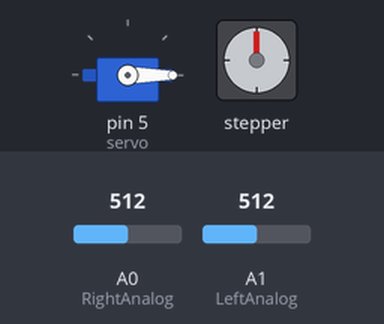
Recording of a sketch running on a simulated Arduino Uno, built with avr-gcc and run on an emulated ATmega328P. On the bench: servo, stepper motor. Inputs (shaded band) come from the test bench; at power-on: A0 (RightAnalog) = 512, A1 (LeftAnalog) = 512. Stepper angles assume 2048 steps per turn; what the sketch prints to the serial monitor is not drawn.

Above: at 3.73 s.
4.1 s: A0 (RightAnalog) set to 545
At 5.09 s:
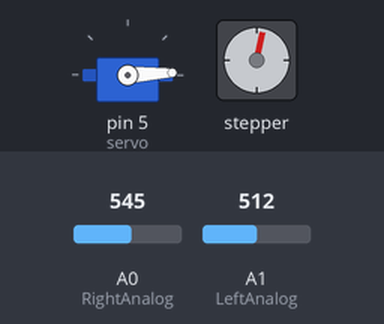
7.1 s: A1 (LeftAnalog) set to 306
10.1 s: A1 (LeftAnalog) set to 511
At 10.89 s:
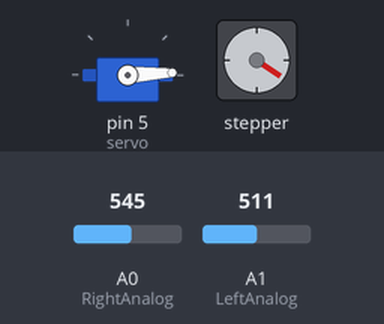
13.1 s: A0 (RightAnalog) set to 511
At 13.45 s:
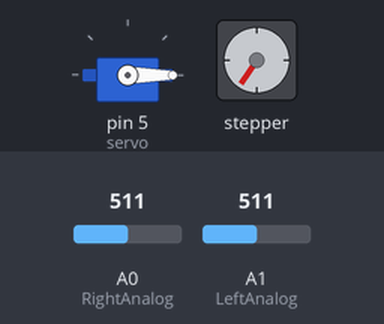
16.1 s: A1 (LeftAnalog) set to 477
At 16.79 s:
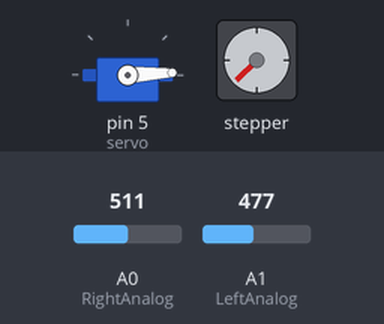
Timing chart, 0 to 23.1 s (numbered marks = the images above; inputs shaded):
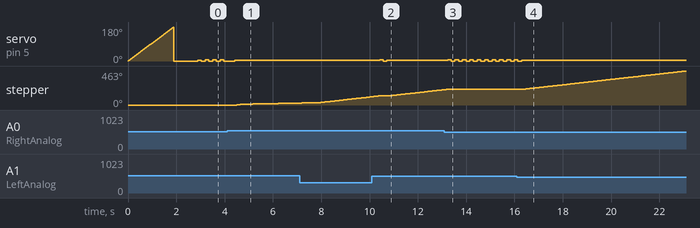

The sketch:

MEC830_Project1.ino
```cpp
#include <Stepper.h>
#include <Servo.h>
#include <PID_v1.h>

int RightAnalog = 0;
int LeftAnalog = 1;

const int stepsPerRevolution = 64;

Servo servo;

Stepper Step1(stepsPerRevolution, 8, 9, 10, 11);
Stepper Step2(stepsPerRevolution, 11, 10, 9, 8);

int ErrorBand = 20;
int i;
int MeasurementDelay=150;
int AltRange=3;
double LeftSensor;
double RightSensor;
double SensorAverage;
double Error;
double MaxValue=0;
int Max;
boolean Direction=false;

double Higher;
double Lower;
double Mid;

double Setpoint, Input, Output;
double Kp=1, Ki=2, Kd=1;
PID PID1(&Input, &Output, &Setpoint, Kp, Ki, Kd, REVERSE);

void setup() {
  Setpoint=0;
  servo.attach(5);
  PID1.SetMode(AUTOMATIC);
  Serial.begin(9600);
  InitialAltitude();
}

void loop() {

  Azimuth();
  Serial.println(" Azimuth");
  Altitude();
  Serial.println(" Altitude");
}

void Azimuth (){
  Serial.print(" 1");
  LeftSensor = analogRead(LeftAnalog);
  RightSensor = analogRead(RightAnalog);
  Error=LeftSensor-RightSensor;
  Input=Error;
  while (Error>ErrorBand||Error<-ErrorBand){
    LeftSensor = analogRead(LeftAnalog);
    RightSensor = analogRead(RightAnalog);
    Serial.print("LeftSensor: ");
    Serial.print(LeftSensor);
    Serial.print(" RightSensor: ");
    Serial.print(RightSensor);

    Error=LeftSensor-RightSensor;
    Input=Error;
    Serial.print(" Error: ");
    Serial.print(Error);

    if(Error < 0){
      Input=abs(Input);
      Direction=true;
    }else{
      Direction=false;
    }

    PID1.Compute();
    Serial.print(" Output: ");
    Serial.print(Output);

    if (Output<ErrorBand&&Output>-ErrorBand){
      break;
    }
    int motorSpeed = map(Output, 0, 255, 0, 200);

    if (Direction==false) {
      Step1.setSpeed(motorSpeed);
      Step1.step(-stepsPerRevolution);
    } else if (Direction==true){
      Step1.setSpeed(motorSpeed);
      Step1.step(stepsPerRevolution );
    }
  }
}

void InitialAltitude (){
  Serial.print(" 3");
  for (int j=0;j<180;j++){
    Serial.print(" j: ");
    Serial.print(j);
    servo.write(j);
    delay(10);
    SensorAverage = Measure();
    if (SensorAverage>MaxValue){
      Max=j;
      MaxValue=SensorAverage;
    }
  }
  Serial.print(" MaxAngle: ");
  Serial.print(Max);
  Serial.print(" MaxValue: ");
  Serial.print(MaxValue);
  servo.write(Max);
  i=Max;
  delay(1000);
  if (i>90){
    RightAnalog=1;
    LeftAnalog=0;
  }else{
    RightAnalog=0;
    LeftAnalog=1;
  }
}

void Altitude(){
  Serial.print(" 2");
  Mid = Measure();
  i+=AltRange;
  servo.write(i);
  delay(MeasurementDelay);
  Higher=Measure();
  i-=AltRange*2;
  servo.write(i);
  delay(MeasurementDelay);
  Lower=Measure();
  i+=AltRange;

  while(Higher>Mid+AltRange||Lower>Mid+AltRange){
    if(Higher>Mid+AltRange&&Higher>Lower){
      RaiseAltitude();
      i+=AltRange;
      servo.write(i);
      delay(MeasurementDelay);
      Higher=Measure();
    }
    if(Lower>Higher&&Lower>Mid+AltRange){
      LowerAltitude();
      i-=AltRange;
      servo.write(i);
      delay(MeasurementDelay);
      Lower=Measure();
    }
    if (Higher==Lower){
      break;
    }
  }
  if (i<AltRange){
    i=AltRange;
  }
  if (i>180-AltRange){
    i=180-AltRange;
  }
  Serial.print(" Higher: ");
  Serial.print(Higher);
  Serial.print(" Mid: ");
  Serial.print(Mid);
  Serial.print(" Lower: ");
  Serial.print(Lower);
  Serial.print(" i: ");
  Serial.print(i);
  servo.write(i);
  if (i>90){
    RightAnalog=1;
    LeftAnalog=0;
  }else{
    RightAnalog=0;
    LeftAnalog=1;
  }
}

void RaiseAltitude(){
  i+=AltRange;
  servo.write(i);
  delay(MeasurementDelay);
  Mid=Measure();
}

void LowerAltitude(){
  i-=AltRange;
  servo.write(i);
  delay(MeasurementDelay);
  Mid=Measure();
}

double Measure(){
  LeftSensor = analogRead(LeftAnalog);
  RightSensor = analogRead(RightAnalog);
  SensorAverage=(LeftSensor+RightSensor)/2;
  return SensorAverage;
}
```

Measured:
- the behaviour switches between 532 and 533 on A0 (RightAnalog) (found by bisection; images 0 and 1)
- the behaviour switches between 491 and 490 on A1 (LeftAnalog) (found by bisection; images 3 and 4)
- after the input at 4.1 s, stepper: keeps turning clockwise at about 11°/s, starting after 0.39 s
- after the input at 10.1 s, servo on pin 5 (servo): 3° → 6° after 0.32 s, → 0° 0.15 s later, → 3° 0.15 s later
- after the input at 13.1 s, servo on pin 5 (servo): alternates 6° for 0.15 s and 0° for 0.16 s, starting after 0.13 s; stepper: goes on until 13.2 s, then stays 213°
- after the input at 16.1 s, stepper: keeps turning clockwise at about 37°/s, starting after 0.26 s
